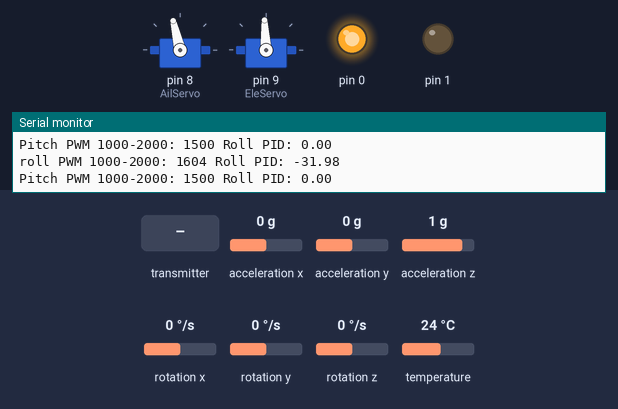
Bench run of a sketch on a simulated Arduino Leonardo, built with avr-gcc and run on an emulated ATmega32U4. Shown: 2 × servo, output pins drawn as LEDs (lit = HIGH), the last lines printed to the serial monitor. The test bench sets the inputs (shaded band); at power-on: acceleration y 0 g, acceleration x 0 g, acceleration z 1 g, rotation x 0 °/s, rotation y 0 °/s, rotation z 0 °/s, temperature 24 °C.

Above: at 1.3 s.
1.4 s: acceleration y set to -1.4 g
At 2.0 s:
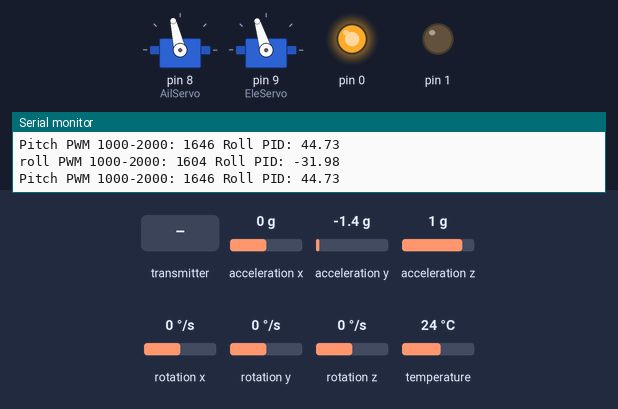
2.9 s: the transmitter starts sending ch.0 = 1811
At 3.3 s:
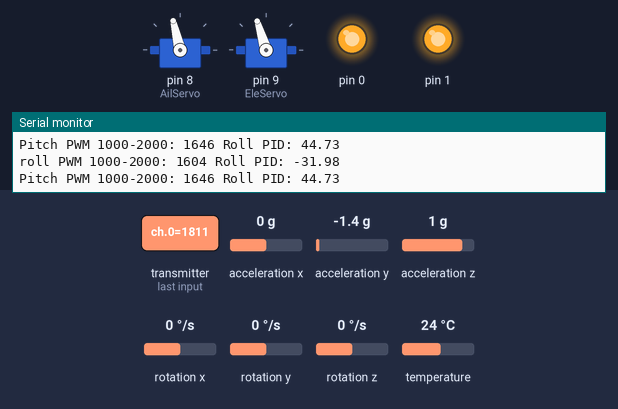
4.4 s: the transmitter starts sending ch.1 = 172
At 5.8 s:
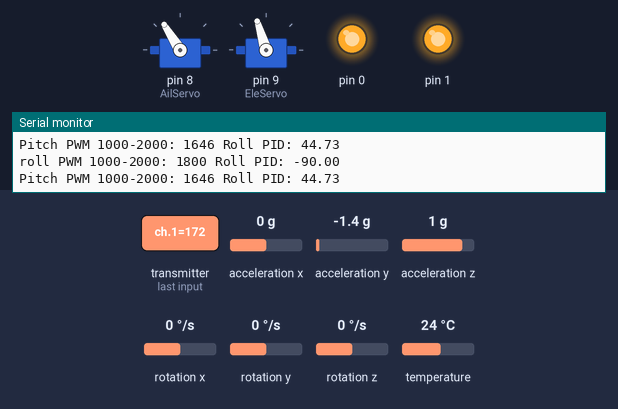
Timing chart, 0 to 7.4 s (numbered marks = the images above; inputs shaded):
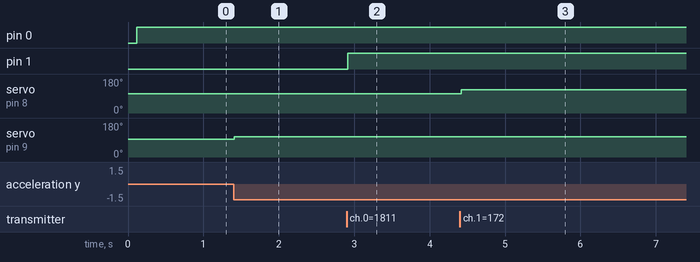

Measured:
- after the input at 1.4 s, servo on pin 9 (EleServo): 93° → 107° at once
- after the input at 2.9 s, pin 1: LOW → HIGH at once
- after the input at 4.4 s, servo on pin 8 (AilServo): 103° → 122° at once

The sketch:

HELI_FC.ino
```cpp
#include "SBUS_.h"
#include "PID.h"
#include "IMU.h"


void setup(){
  sbus_setup();
  IMUsetup();
  servo_setup();
}

void loop(){
  sbus_read();
  IMUdata();
}
```

IMU.h
```cpp
// Basic on demo for accelerometer readings from Adafruit MPU6050
#include <Adafruit_MPU6050.h>
#include <Adafruit_Sensor.h>
#include <Wire.h>

/* Set the delay between fresh samples */
uint16_t SAMPLERATE_DELAY_MS = 10;

// Check I2C device address and correct line below (by default address is 0x68)
Adafruit_MPU6050 mpu;

unsigned long lastTime = 0;

void IMUsetup(void) {
  // Try to initialize!
  if (!mpu.begin()) {
    /* There was a problem detecting the BNO055 ... check your connections */
    Serial.println("Failed to find MPU6050 chip");
    while (1) {
      ;
    }

    lastTime = millis();
  }
  Serial.println("MPU6050 Found!");

  mpu.setAccelerometerRange(MPU6050_RANGE_8_G);
  Serial.print("Accelerometer range set to: ");
  switch (mpu.getAccelerometerRange()) {
  case MPU6050_RANGE_2_G:
    Serial.println("+-2G");
    break;
  case MPU6050_RANGE_4_G:
    Serial.println("+-4G");
    break;
  case MPU6050_RANGE_8_G:
    Serial.println("+-8G");
    break;
  case MPU6050_RANGE_16_G:
    Serial.println("+-16G");
    break;
  }
  mpu.setGyroRange(MPU6050_RANGE_500_DEG);
  Serial.print("Gyro range set to: ");
  switch (mpu.getGyroRange()) {
  case MPU6050_RANGE_250_DEG:
    Serial.println("+- 250 deg/s");
    break;
  case MPU6050_RANGE_500_DEG:
    Serial.println("+- 500 deg/s");
    break;
  case MPU6050_RANGE_1000_DEG:
    Serial.println("+- 1000 deg/s");
    break;
  case MPU6050_RANGE_2000_DEG:
    Serial.println("+- 2000 deg/s");
    break;
  }

  mpu.setFilterBandwidth(MPU6050_BAND_21_HZ);
  Serial.print("Filter bandwidth set to: ");
  switch (mpu.getFilterBandwidth()) {
  case MPU6050_BAND_260_HZ:
    Serial.println("260 Hz");
    break;
  case MPU6050_BAND_184_HZ:
    Serial.println("184 Hz");
    break;
  case MPU6050_BAND_94_HZ:
    Serial.println("94 Hz");
    break;
  case MPU6050_BAND_44_HZ:
    Serial.println("44 Hz");
    break;
  case MPU6050_BAND_21_HZ:
    Serial.println("21 Hz");
    break;
  case MPU6050_BAND_10_HZ:
    Serial.println("10 Hz");
    break;
  case MPU6050_BAND_5_HZ:
    Serial.println("5 Hz");
    break;
  }

  Serial.println("");
  delay(100);
}

// Declare a function to return sensor data.
void getSensorData(float &gyro_x, float &gyro_y, float &gyro_z, float &orientation_x, float &orientation_y, float &orientation_z) {

  /* Get new sensor events with the readings */
  sensors_event_t a, g, temp;
  mpu.getEvent(&a, &g, &temp);

 // Store gyro and orientation data in the function parameters.
  gyro_x = g.gyro.x;
  gyro_y = g.gyro.y;
  gyro_z = g.gyro.z;
  orientation_x = a.acceleration.x;
  orientation_y = a.acceleration.y;
  orientation_z = a.acceleration.z;
}

float roll_output = 0, pitch_output = 0, yaw_output = 0;

void IMUdata() {

  if (millis() - lastTime >= SAMPLERATE_DELAY_MS) {
    lastTime = millis();
    float gyro_x, gyro_y, gyro_z, orientation_x, orientation_y, orientation_z;
    float rate_pitch = 0.0, rate_roll = 0.0, rate_yaw = 0.0;  // output from !


    // Call the getSensorData function to get the latest gyro and orientation data.
    getSensorData(gyro_x, gyro_y, gyro_z, orientation_x, orientation_y, orientation_z);

    // take input data and update it
    // 0.0 -> desired roll rate deg/s


    sbus_to_pid(orientation_z, orientation_y, Thr, Ail, Ele, Rud, ch5, failsafe, rate_pitch, rate_roll, rate_yaw);

    pid_update(orientation_z, orientation_y, gyro_z, rate_roll, rate_pitch, rate_yaw, roll_output, pitch_output, yaw_output, SAMPLERATE_DELAY_MS);

    PIDmain(roll_output, pitch_output, yaw_output, Thr);


    // // Print the gyro and orientation data.
    // Serial.print("Gyro: X:");
    // Serial.print(gyro_x);
    // Serial.print(" Y:");
    // Serial.print(gyro_y);
    // Serial.print(" Z:");
    // Serial.print(gyro_z);
    // Serial.print(" | Orientation: X:");
    // Serial.print(orientation_x);
    // Serial.print(" Y:");
    // Serial.print(orientation_y);
    // Serial.print(" Z:");
    // Serial.println(orientation_z);
  }
}
```

PID.h
```cpp
#include <math.h>
#include <Servo.h>
Servo AilServo;
Servo EleServo;

// Define PID constants ROLL
#define KRP 3.25
#define KRI 0.0012
#define KRD 0.3

// Define PID constants PITCH
#define KPP 3.25
#define KPI 0.0012
#define KPD 0.3

// Define PID constants YAW
#define KYP 15
#define KYI 0.01
#define KYD 0.15


#define RollRate 1;
#define PitchRate 1;
#define YawRate 0.08;

// Define control limits
#define MAX_PWM 255
#define MIN_PWM 0

float roll_integral = 0;
float prev_roll_error = 0;  // initialize to 0 as integral grows and reduced with time
float pitch_integral = 0;
float prev_pitch_error = 0;
float yaw_integral = 0;
float prev_yaw_error = 0;


void servo_setup() {
  AilServo.attach(8);
  EleServo.attach(9);
}


void sbus_to_pid(float &orientation_z, float &orientation_y, int &Thr, int &Ail, int &Ele, int &Rud, int &ch5, int &failsafe, float &rate_pitch, float &rate_roll, float &rate_yaw) {


  // calculations to output deg/s from radio angle input


  rate_roll = Ail * RollRate;
  rate_pitch = Ele * PitchRate;
  rate_yaw = Rud *YawRate
    rate_yaw = rate_yaw;


  // Serial.print(rate_pitch);
  // Serial.print(" ");
  // Serial.print(rate_yaw);
  // Serial.print(" ");
  // Serial.println(rate_roll);
}


// Update PID controller
void pid_update(float &orientation_z, float &orientation_y, float &gyro_z, float target_roll, float target_pitch, float target_yaw, float &roll_output, float &pitch_output, float &yaw_output, int dt) {

  float roll_error = target_roll - orientation_z;    //might need to be changed based on gyro orientation
  float pitch_error = target_pitch - orientation_y;  // might need to be changed based on gyro orientation
  float yaw_error = target_yaw - gyro_z;             // might need to be changed based on gyro orientation


  roll_output = KRP * roll_error + KRI * roll_integral + KRD * ((roll_error - prev_roll_error) / dt);
  pitch_output = KPP * pitch_error + KPI * pitch_integral + KPD * ((pitch_error - prev_pitch_error) / dt);
  yaw_output = KYP * yaw_error + KYI * yaw_integral + KYD * ((yaw_error - prev_yaw_error) / dt);

  roll_output = constrain(roll_output, -90, 90);
  pitch_output = constrain(pitch_output, -90, 90);
  yaw_output = constrain(yaw_output, -90, 90);


  // Update integral terms
  roll_integral += roll_error * dt;
  pitch_integral += pitch_error * dt;
  yaw_integral += yaw_error * dt;

  roll_integral = constrain(roll_integral, -90, 90);
  pitch_integral = constrain(pitch_integral, -90, 90);
  yaw_integral = constrain(yaw_integral, -90, 90);

  // Update previous error terms
  prev_roll_error = roll_error;
  prev_pitch_error = pitch_error;
  prev_yaw_error = yaw_error;

  //Serial.println("Roll Gyro: " + String(orientation_z));
  //Serial.println("Pitch Gyro: " + String(orientation_y));


  //Serial.println("Yaw: " + String(gyro_z) + " Yaw Error: " + String(yaw_error) + " Yaw Output: " + String(yaw_output));  //debugging pid code
}

// Main function
void PIDmain(float roll_output, float pitch_output, float yaw_output, float Thr) {
  // Calculate PWM values

  int roll_pwm = map(roll_output, -90, 90, 1800, 1200);
  int pitch_pwm = map(pitch_output, -90, 90, 1200, 1800);
  int yaw_pwm = map(yaw_output, -100, 100, 1000, 600);
  yaw_pwm = yaw_pwm + (Thr * 0.62); //mixing thr
  yaw_pwm = constrain(yaw_pwm, 600, 1000);


  if (failsafe == 0 && ch5 > 800) {
    if (Thr > 1) {
      analogWrite(0, yaw_pwm);
    } else {
      analogWrite(0, 0);
    }

    analogWrite(1, Thr);
    AilServo.writeMicroseconds(roll_pwm);   // sets the servo position to its minimum
    EleServo.writeMicroseconds(pitch_pwm);  // sets the servo position to its minimum
  } else {
    analogWrite(0, 0);
    analogWrite(1, 0);
    AilServo.writeMicroseconds(1500);  // sets the servo position to its minimum
    EleServo.writeMicroseconds(1500);  // sets the servo position to its minimum
  }


  Serial.println("roll PWM 1000-2000: " + String(roll_pwm) + " Roll PID: " + String(roll_output));
  Serial.println("Pitch PWM 1000-2000: " + String(pitch_pwm) + " Roll PID: " + String(pitch_output));

  //Serial.println("Yaw PWM 0-1024: " + String(yaw_pwm) + " Yaw PID: " + String(yaw_output));
}
```

SBUS_.h
```cpp
#include <sbus.h>
#include <HardwareSerial.h>


int Thr = 0;
int Ail = 0;
int Ele = 0;
int Rud = 0;
int ch5 = 0;
int failsafe = 1;

/* SBUS object, reading SBUS */
bfs::SbusRx sbus_rx(&Serial1);
/* SBUS object, writing SBUS */
bfs::SbusData data;


void sbus_setup() {
  /* Serial to display data */
  Serial.begin(115200);
  /* Begin the SBUS communication */
  sbus_rx.Begin();
}

void sbus_read() {
  if (sbus_rx.Read()) {
    /* Sbus received data */
    data = sbus_rx.data();
    /* Display the received data */
    // for (int8_t i = 0; i < data.NUM_CH; i++) {
    //   Serial.print(data.ch[i]);
    // Serial.print("\t");
    // }

    int ch1 = data.ch[0];

    ch5 = data.ch[4];
    failsafe = data.failsafe;


    // Map values of Ail Ele to values of Angle input
    Thr = map(data.ch[0], 172, 1811, 0, 150); // controls the motor power
    Ail = map(data.ch[1], 172, 1811, -30, 30); // controls the max bank angle of the heli swash
    Ele = map(data.ch[2], 172, 1811, -30, 30); // controls the max pitch anglke of the heli swash
    Rud = map(data.ch[3], 172, 1811, -50, 50); // usign any arbitrary value for rudder, I dont think this matters


    //Serial.print(Thr);
    //Serial.println(Ele); //prints degrees of input needed


    // Serial.print(ch1);
    // Serial.print("\t");
     //Serial.println(ch5);
    // Serial.print("\t");
    // Serial.println(data.failsafe);
    // IMUdata();

    /* Set the SBUS TX data to the received data */
  }
}
```
